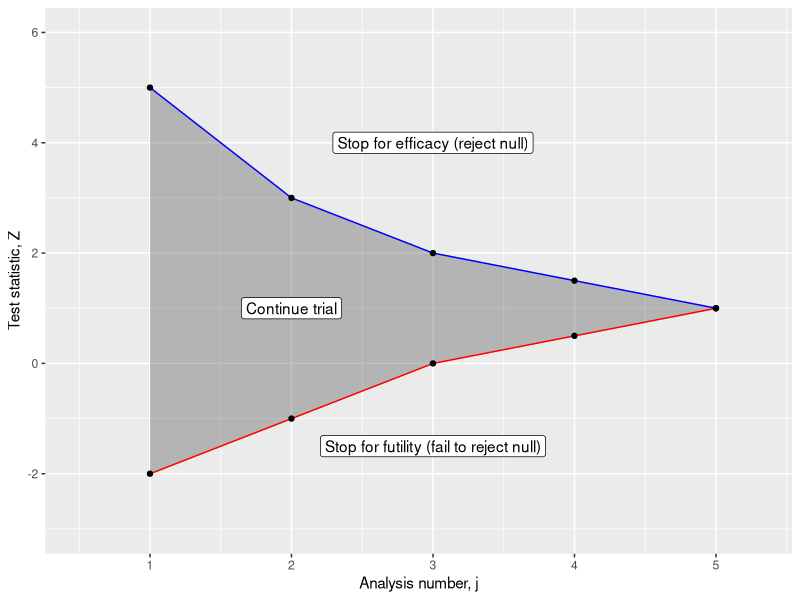
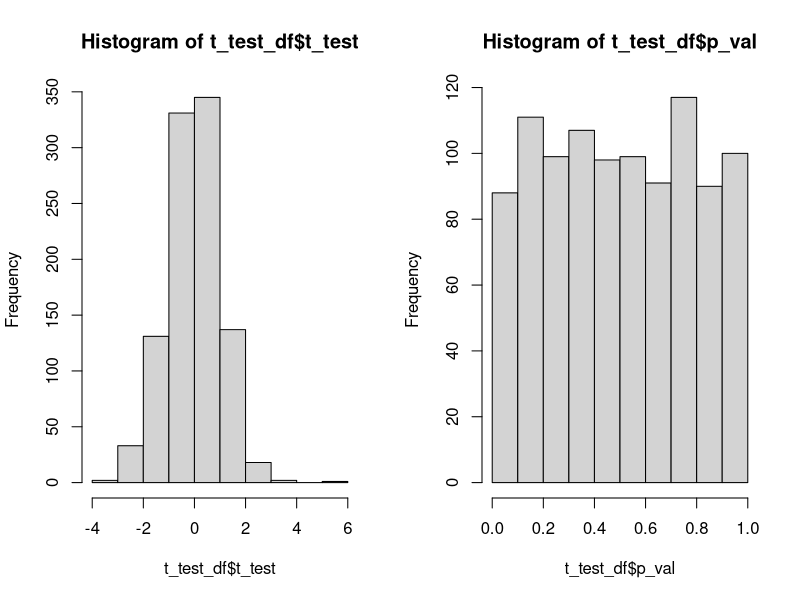
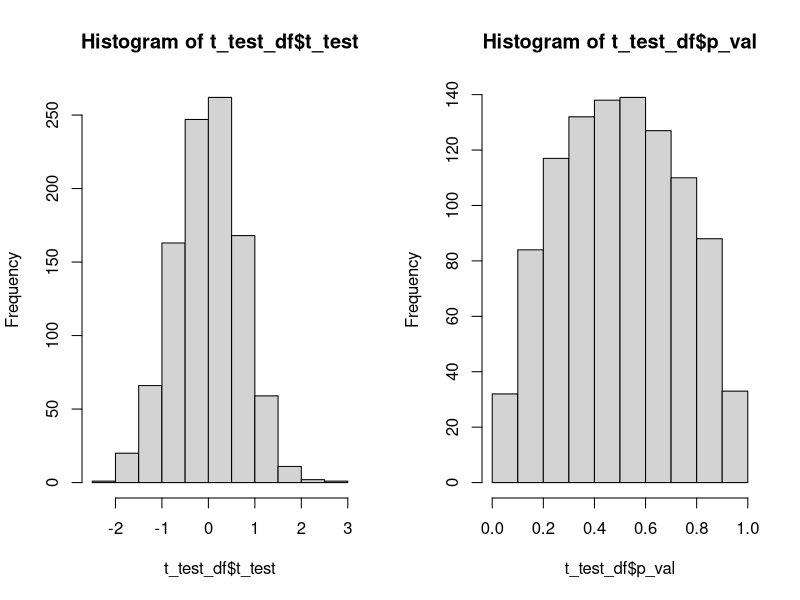
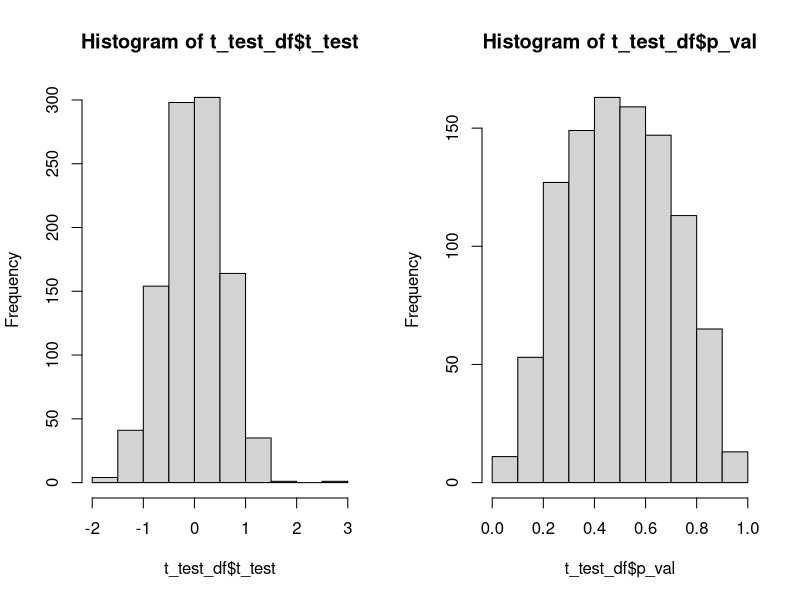

These charts were generated, in order, by the following R code: (Note: this script raises an error after producing the figures.)
## ---- chunk 1
knitr::opts_chunk$set(echo = TRUE)

# load required libraries
library(ggplot2)
library(mvtnorm)
## ---- chunk 2
boundaries <- data.frame(
  x = c(5, 3, 2, 1.5, 1),
  y = c(-2, -1, 0, 0.5, 1),
  j_analysis = c(1, 2, 3, 4, 5)
)

ggplot(data = boundaries) +
  geom_ribbon(mapping = aes(x = j_analysis, ymin = x, ymax = y), color = "grey", alpha = 0.3) +
  geom_line(mapping = aes(x = j_analysis, y = y), color = "red") +
  geom_line(mapping = aes(x = j_analysis, y = x), color = "blue") +
  geom_point(mapping = aes(x = j_analysis, y = y)) +
  geom_point(mapping = aes(x = j_analysis, y = x)) +
  annotate("label", x = 2, y = 1, label = "Continue trial") +
  annotate("label", x = 3, y = 4, label = "Stop for efficacy (reject null)") +
  annotate("label", x = 3, y = -1.5, label = "Stop for futility (fail to reject null)") +
  ylab("Test statistic, Z") +
  xlab("Analysis number, j") +
  scale_x_continuous(limits = c(0.5,5.3), breaks = c(1, 2, 3, 4, 5)) +
  scale_y_continuous(limits = c(-3, 6))
## ---- chunk 3
list_of_pbo <- list()
list_of_trt <- list()

t_test_df <- data.frame(
  t_test = c(rep(0, 1000)),
  p_val = c(rep(0, 1000))
) 

# get 1000 sample mean differences
for (i in 1:1000) {
  # generate placebo group data
  pbo <- rnorm(10, mean = 140, sd = 10)
  list_of_pbo[[i]] <- pbo
  
  # generate treatment group data
  trt <- rnorm(10, mean = 140, sd = 10)
  list_of_trt[[i]] <- trt
  
  # get the test statistic for difference between means
  t_test <- t.test(pbo, trt, "greater")
  t_test_df$t_test[i] <- t_test$statistic
  t_test_df$p_val[i] <- t_test$p.value
}

par(mfrow = c(1,2))
hist(t_test_df$t_test)
hist(t_test_df$p_val)
## ---- chunk 4
t_test_df <- data.frame(
  t_test = c(rep(0, 1000)),
  p_val = c(rep(0, 1000))
) 

# get 1000 sample mean differences
for (i in 1:1000) {
  # generate placebo group data
  pbo <- rnorm(10, mean = 140, sd = 10)
  list_of_pbo[[i]] <- c(list_of_pbo[[i]], pbo)
  
  # generate treatment group data
  trt <- rnorm(10, mean = 140, sd = 10)
  list_of_trt[[i]] <- c(list_of_trt[[i]], pbo)
  
  # get the test statistic for difference between means
  t_test <- t.test(list_of_pbo[[i]], list_of_trt[[i]], "greater")
  t_test_df$t_test[i] <- t_test$statistic
  t_test_df$p_val[i] <- t_test$p.value
}

par(mfrow = c(1,2))
hist(t_test_df$t_test)
hist(t_test_df$p_val)
## ---- chunk 5
t_test_df <- data.frame(
  t_test = c(rep(0, 1000)),
  p_val = c(rep(0, 1000))
) 

# get 1000 sample mean differences
for (i in 1:1000) {
  # generate placebo group data
  pbo <- rnorm(10, mean = 140, sd = 10)
  list_of_pbo[[i]] <- c(list_of_pbo[[i]], pbo)
  
  # generate treatment group data
  trt <- rnorm(10, mean = 140, sd = 10)
  list_of_trt[[i]] <- c(list_of_trt[[i]], pbo)
  
  # get the test statistic for difference between means
  t_test <- t.test(list_of_pbo[[i]], list_of_trt[[i]], "greater")
  t_test_df$t_test[i] <- t_test$statistic
  t_test_df$p_val[i] <- t_test$p.value
}

par(mfrow = c(1,2))
hist(t_test_df$t_test)
hist(t_test_df$p_val)
## ---- chunk 6
n1 <- 20

theta_0 <- 0

sigma <- 1

mean_0 <- c(theta_0 * sqrt(n1/ (2*sigma)))

SIGMA <- matrix(1)

l1 <- 0

lower <- c(l1)
upper <- c(Inf)

pmvnorm(lower = lower, upper = upper, mean = mean_0, corr = SIGMA)
## ---- chunk 7
n1 <- 20
n2 <- 40

theta_0 <- 0
theta_1 <- 0.5

sigma <- 1

mean_0 <- c(theta_0 * sqrt(n1/ (2*sigma) ),
            theta_0 * sqrt(n2/ (2*sigma) ))

SIGMA <- matrix(
  c(1, sqrt(n1/n2),
    sqrt(n1/n2), 1),
  nrow = 2
)

u1 <- 2.5
u2 <- 2
l1 <- 0

lower <- c(l1, u2)
upper <- c(u1, Inf)

pmvnorm(lower = lower, upper = upper, mean = mean_0, corr = SIGMA)
